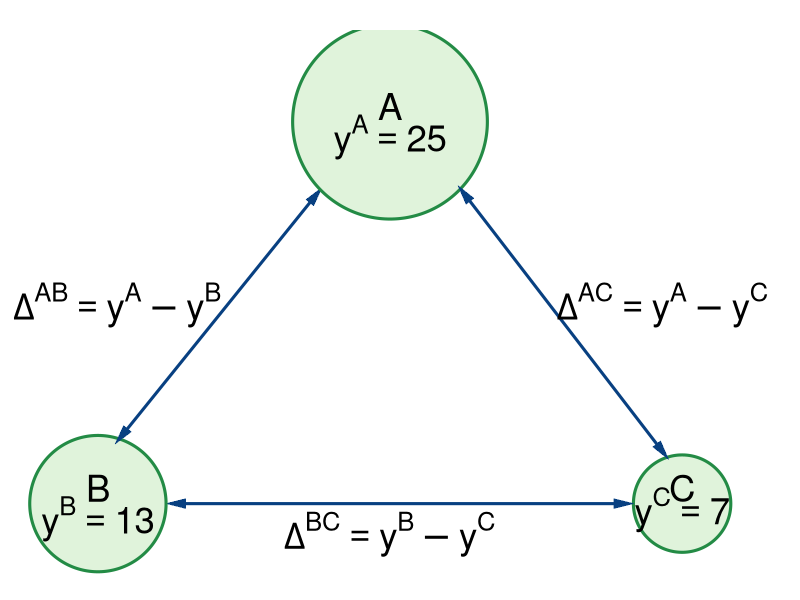

Source code (R):
#Graph Designer: Simon Halliday
#Authors: Bowles and Halliday
#Title: Coordination, Conflict and Competition: A Text in Microeconomics

library(shape)
library(plotrix)
#pdf(file = "capitalism/inequality_households_quiz.pdf", width = 10, height = 8)
jpeg(file = "capitalism/inequality_households_quiz.jpg", width = 6*120, height = 5*120)

#Set parameters for graphics
pointsize <- 1.8
axislabelsize <- 1.8
labelsize <- 2.2
namesize <- 1.8
annotatesize <- 1.5
graphlinewidth <- 2
segmentlinewidth <- 1.5

COL <- c("#7fc97f", "#beaed4", "#fdc086", "#ffff99", "#386cb0", "#f0027f", "#bf5b17", "#666666")
COLA <- c("#e0f3db", "#99d8c9","#66c2a4","#41ae76", "#238b45", "#005824")
COLB <- c("#c6dbef", "#4eb3d3", "#2b8cbe", "#0868ac","#084081")
COLC <- c("#fcfbfd", "#efedf5", "#dadaeb", "#bcbddc", "#9e9ac8", "#807dba", "#6a51a3", "#54278f", "#3f007d")

#Edited the margins to cater for the larger LHS labels
par(mar =  c(1, 1, 1.5, 2))

#Indifference curves of a risk-averse homo economicus (2nd graph out of the two for 4.7)

#Add limits on axes and levels of utility for each indifference curve
ylims <- c(0, 36)
xlims <- c(1, 39)

npts <- 501 
x <- seq(xlims[1], xlims[2], length.out = npts)
y <- seq(ylims[1], ylims[2], length.out = npts) 

plot(0, 0, xlim = xlims, ylim = ylims, type = "n",
     xlab = expression(paste("")),
     ylab = expression(paste("")), 
     xaxt = "n", 
     yaxt = "n", 
     cex.lab = axislabelsize, 
     bty = "n", 
     xaxs="i", 
     yaxs="i"
)


#axis(1,at = ticksx,  pos = 0, labels = xlabels)
#axis(2,at = ticksy,  pos = 0, labels = ylabels, las = 1)


draw.circle(35, 5, 2.5, nv = 1000, border = COLA[5], col = COLA[1], lty = 1, lwd = 3)
text(35, 6, expression(paste(C)), xpd = TRUE, cex = labelsize)
text(35, 4.6, expression(paste(y^C == 7)), xpd = TRUE, cex = labelsize)


#Arrow between 2 and 3
Arrows(9, 5, 32, 5,  col = COLB[5], lty = 1, lwd = 3, code = 3, arr.type = "triangle", arr.lwd = 0.5)

draw.circle(5, 5, 3.5, nv = 1000, border = COLA[5], col = COLA[1], lty = 1, lwd = 3)
text(5, 6, expression(paste(B)), xpd = TRUE, cex = labelsize)
text(5, 4, expression(paste(y^B == 13)), xpd = TRUE, cex = labelsize)

#Arrow between 3 and 10
Arrows(6.2, 9.4, 16.2, 25.2,  col = COLB[5], lty = 1, lwd = 3, code = 3, arr.type = "triangle", arr.lwd = 0.5)

draw.circle(20, 30, 5, nv = 1000, border = COLA[5], col = COLA[1], lty = 1, lwd = 3)
text(20, 31, expression(paste(A)), xpd = TRUE, cex = labelsize)
text(20, 29, expression(paste(y^A == 25)), xpd = TRUE, cex = labelsize)

#Arrow between 2 and 10
Arrows(23.8, 25.3, 34, 8.4,  col = COLB[5], lty = 1, lwd = 3, code = 3, arr.type = "triangle", arr.lwd = 0.5)

#Difference between A and C
text(34, 18, expression(paste(Delta^{AC} == phantom(), y^A - y^C)), xpd = TRUE, cex = labelsize)
#Difference between A and B
text(6, 18, expression(paste(Delta^{AB} == phantom(), y^A - y^B)), xpd = TRUE, cex = labelsize)
#Difference between B and C
text(20, 3, expression(paste(Delta^{BC} == phantom(), y^B - y^C)), xpd = TRUE, cex = labelsize)



#text(20, 16, expression(paste(Gini== bgroup("(", frac(Sigma*Delta^{ij}, (n^2 - n)/2),")")*bgroup("(",frac(1,bar(y)),")")*bgroup("(",frac(1,2),")"))), cex = labelsize)
#text(20, 14, expression(paste(Gini == bgroup("(", frac(16, 3),")")*bgroup("(",frac(1,16/3),")")*bgroup("(",frac(1,2),")"), phantom() == 0.5 )), cex = labelsize)

#Bottom of frame
# segments(14, 12, 26, 12, lty = 1, col = "black" , lwd = 1)
# #Top of frame
# segments(14, 16, 26, 16, lty = 1, col = "black" , lwd = 1)
# #Left of frame
# segments(14, 12, 14, 16, lty = 1, col = "black" , lwd = 1)
# #Right of frame
# segments(26, 12, 26, 16, lty = 1, col = "black" , lwd = 1)


dev.off()
